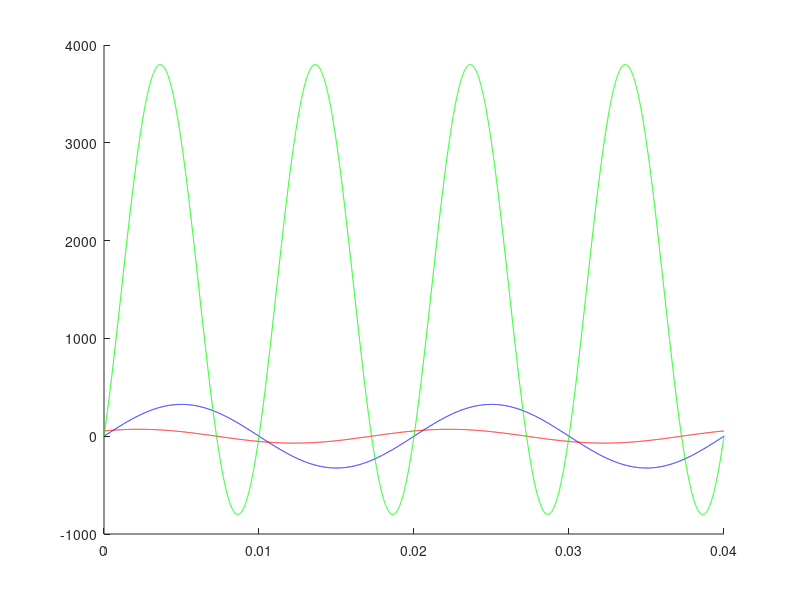

Recreate this plot in MATLAB.
%******************************************************************************
% \details     : AET2 Aufgabe 4-31
% \autor       : Simon Burkhardt
% \file        : AET_Aufgabe_4_31.m
% \date        : 09.03.2018
% \version     : 1.0
%******************************************************************************
clear; clc; close all;

%%
% 4-29
clear; clc;

% U=230V I=10A Pr=1500W
U=230*exp(j*0);
P=1500;
S=10*230        % 230V * 10A

%%
pmax=P+S
pmin=P-S

% Leistungsfaktor cos(phi)
cosphi=(pmax+pmin)/(pmax-pmin)
d_phi=acosd(cosphi)


f=50; w=2*pi*f; t=linspace(0, 2/f, 1e4);
uu=230*sqrt(2)*sin(w*t);
ii=10*sqrt(2)*sin(w*t + deg2rad(d_phi));
p=uu.*ii;

%%
% Kontrolle
hold on;
plot(t, uu, "blue");
plot(t, ii*5, "red");
plot(t, p, "green");
abs(max(p)-pmax) < 1e-3
abs(min(p)-pmin) < 1e-3

%%
I=10*exp(j*d_phi);
Z=U/I
% 12.9793e+000 + 18.9878e+000i
% 12.9793e+000 - 18.9878e+000i

% Kontrolle
Z = 12.9793e+000 + 18.9878e+000i;       % ohmsch - (induktiv/kapazitiv)?
abs(U/Z)
abs(I*Z)
Z = 12.9793e+000 - 18.9878e+000i;       % ohmsch - (kapazitiv/induktiv)?
abs(U/Z)
abs(I*Z)

